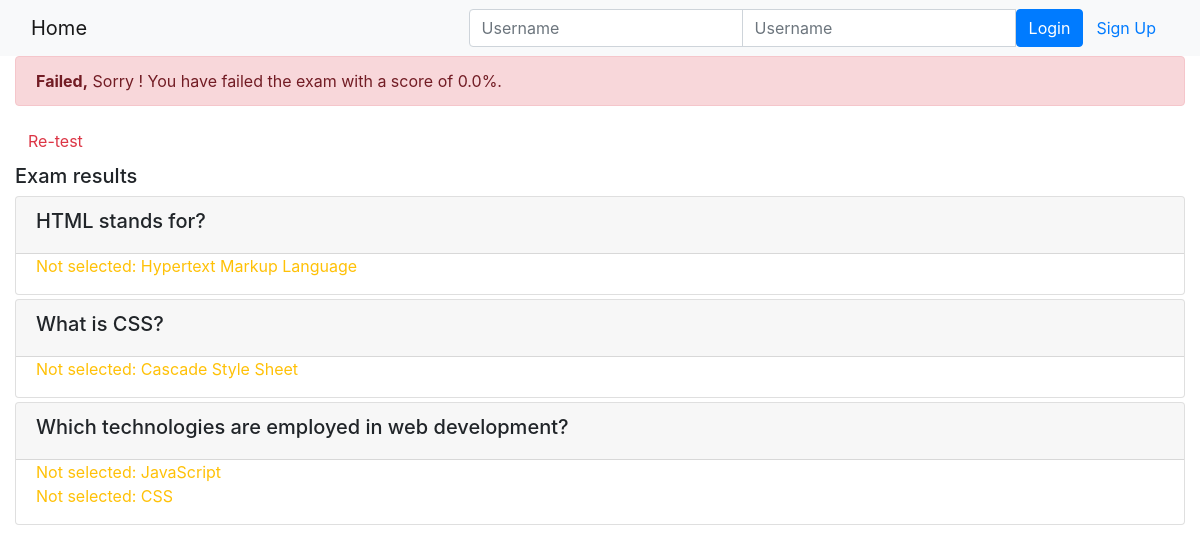
Page /onlinecourse/course/1/submission/1/result/ on the committed database.
### onlinecourse/models.py (models this page shows, shortened)
class Question(models.Model):
    course = models.ForeignKey(Course, on_delete=models.CASCADE)
    question_text = models.TextField()
    grade = models.IntegerField(default=0)

class Choice(models.Model):
    question = models.ForeignKey(Question, on_delete=models.CASCADE) # One question can have multiple choices
    choice_text = models.TextField()    # to be modified if needed
    is_correct = models.BooleanField()

### onlinecourse/views.py (the view)
# urls.py: path('course/<int:course_id>/submission/<int:submission_id>/result/', views.show_exam_result, name='show_exam_result'),
def show_exam_result(request, course_id, submission_id):
    context = {}
    course = get_object_or_404(Course, pk=course_id)
    submission = get_object_or_404(Submission, pk=submission_id)
    selected_choices = submission.choices.all()
    total_score = 0
    total_marks = 0
    for question in course.question_set.all():
        total_marks += question.grade
        get_score = False
        incorrect_choices_count = 0
        for choice in question.choice_set.all():
            if choice in selected_choices:
                if choice.is_correct:
                    get_score = True
                else:
                    get_score = False
                    incorrect_choices_count += 1
        if get_score and incorrect_choices_count == 0:
            total_score += question.grade
        else:
            pass
    context['course'] = course
    context['grade'] =  round((total_score / total_marks * 100), 2)
    context['choices'] = selected_choices
    return render(request, 'onlinecourse/exam_result_bootstrap.html', context)

### onlinecourse/templates/onlinecourse/exam_result_bootstrap.html (shortened to what this page needs)
<!DOCTYPE html>
<html lang="en">
<head>
    {% load static %}
    <link rel="stylesheet" href="https://maxcdn.bootstrapcdn.com/bootstrap/4.5.2/css/bootstrap.min.css">
</head>
<body>
 <nav class="navbar navbar-light bg-light">
    <div class="container-fluid">
        <div class="navbar-header">
              <a class="navbar-brand" href="{% url 'onlinecourse:index' %}">Home</a>
        </div>
        <ul class="nav navbar-nav navbar-right">
            {% if user.is_authenticated %}
            <li>
                <a class="btn btn-link" href="#">{{ user.first_name }}({{ user.username }})</a>
                <a class="btn btn-link" href="{% url 'onlinecourse:logout' %}">Logout</a>
            </li>
            {% else %}
            <li>
                <form class="form-inline" action="{% url 'onlinecourse:login' %}" method="post">
                    <div class="input-group">
                        <input type="text" class="form-control" placeholder="Username" name="username" >
                        <input type="password" class="form-control" placeholder="Username" name="psw" >
                        <button class="btn btn-primary" type="submit">Login</button>
                        <a class="btn btn-link" href="{% url 'onlinecourse:registration' %}">Sign Up</a>
                    </div>
                </form>
            </li>
            {% endif %}
        </ul>
    </div>
</nav>
 <div class="container-fluid">
    {% if grade > 80 %}
    <div class="alert alert-success">
       <b>Congratulations, {{user.first_name}}!</b> You have passed the exams and completed the course with a score of {{grade}}%.
    </div>
    {% else %}
    <div class="alert alert-danger">
        <b>Failed,</b> Sorry {{user.first_name}}! You have failed the exam with a score of {{grade}}%.
    </div>
    <a class="btn btn-link text-danger" href="{% url 'onlinecourse:course_details' course.id %}">Re-test</a>
    {% endif %}
    <div class="card-columns-vertical mt-1">
        <h5 class="">Exam results</h5>
        {% for question in course.question_set.all %}
        <div class="card mt-1">
            <div class="card-header"><h5>{{ question.question_text }}</h5></div>
            <div class="form-group">
                {% for choice in question.choice_set.all %}
                <div class="form-check">
                    {% if choice.is_correct and choice in choices %}
                    <div class="text-success">Correct answer: {{ choice.choice_text }}</div>
                    {% else %}{% if choice.is_correct and not choice in choices %}
                    <div class="text-warning">Not selected: {{ choice.choice_text }}</div>
                    {% else %}{% if not choice.is_correct and choice in choices %}
                    <div class="text-danger">Wrong answer: {{ choice.choice_text }}</div>
                    {% else %}
                    <div>{{ choice.content }}</div>
                    {% endif %}{% endif %}{% endif %}
                </div>
                {% endfor %}
            </div>
        </div>
        {% endfor %}
    </div>
 </div>
</body>
</html>

### rows in the picture
Question: question_text "HTML stands for?"
Choice: choice_text "Hypertext Markup Language"
Question: question_text "What is CSS?"
Choice: choice_text "Cascade Style Sheet"
Question: question_text "Which technologies are employed in web development?"
Choice: choice_text "JavaScript"
Choice: choice_text "CSS"

### other values in the picture
{{ grade }} "0.0"
